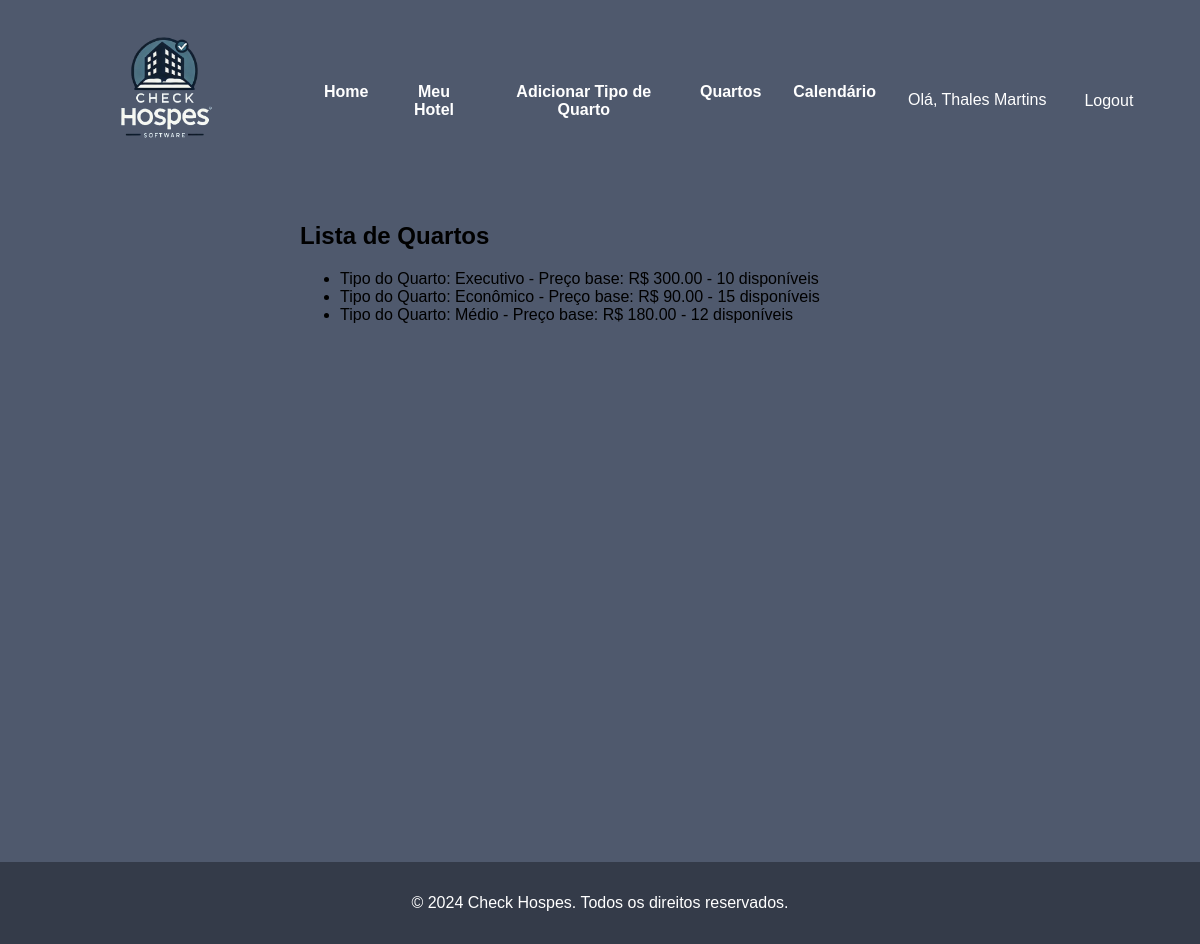
The page /quartos/ (signed in) on the database as committed earlier.
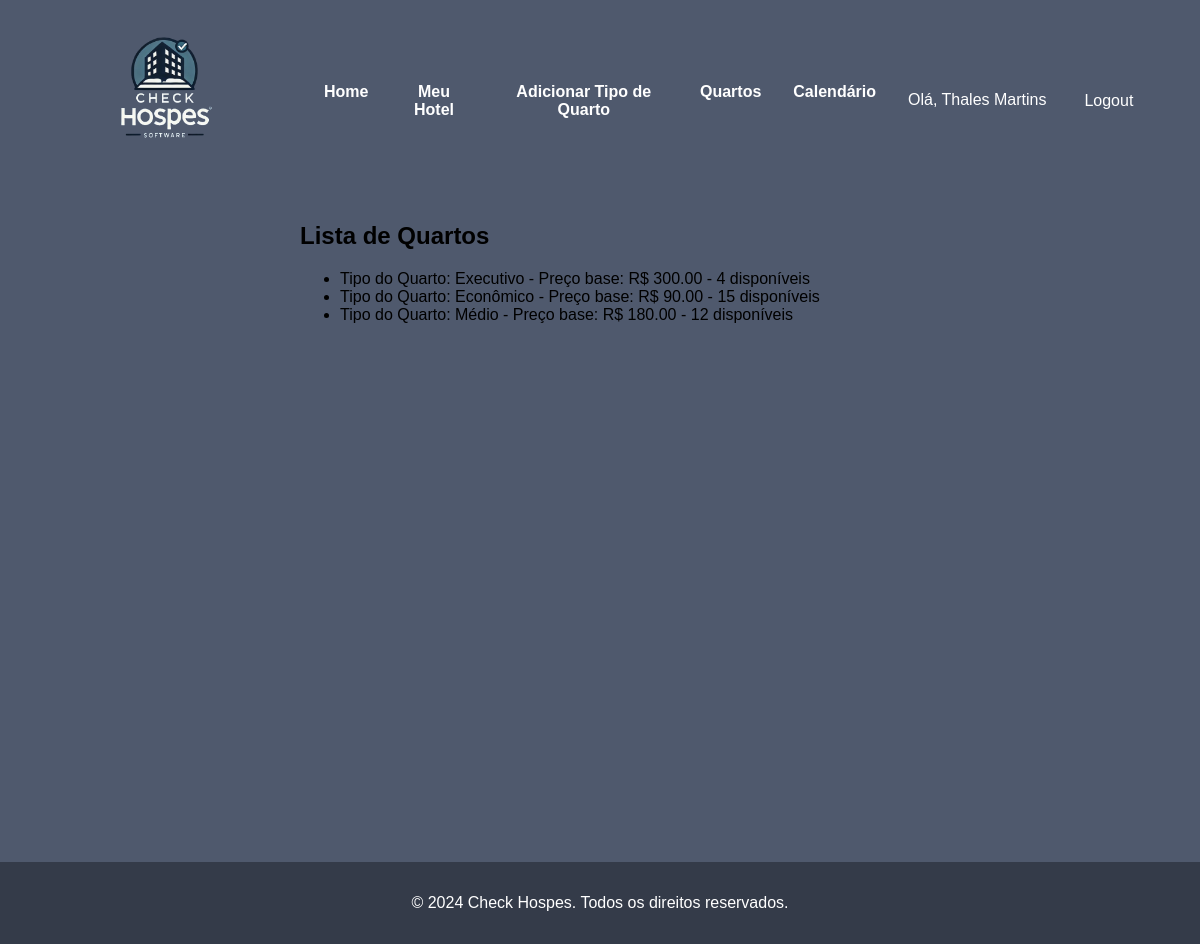
The same page on the database as committed later.
### pricing/models.py (models this page shows, shortened)
class TipoQuarto(models.Model):
    hotel = models.ForeignKey(Hotel, on_delete=models.CASCADE)
    tipo_quarto = models.CharField(max_length=50)
    preco_base = models.DecimalField(max_digits=10, decimal_places=2)
    quantidade = models.IntegerField()
    quartos_disponiveis = models.IntegerField()
    class Meta:
        verbose_name_plural = 'Tipos de quartos'

### pricing/views.py (the view)
# urls.py: path('quartos/', pricing_views.lista_quartos, name='quartos'),
@login_required
def lista_quartos(request):
    hotel = Hotel.objects.get(user=request.user)
    quartos = TipoQuarto.objects.filter(hotel=hotel)
    return render(request, 'quartos.html', {'quartos': quartos})

### pricing/context_processors.py (called while the page is built)
def user_full_name(request):
    if request.user.is_authenticated:
        return {'user_full_name': request.user.get_full_name()}
    return {}

### pricing/templates/quartos.html
{% extends 'base.html' %}
{% block content %}
  <h2>Lista de Quartos</h2>
  <ul>
    {% for quarto in quartos %}
      <li>Tipo do Quarto: {{ quarto.tipo_quarto }} - Preço base: R$ {{ quarto.preco_base }} - {{ quarto.quartos_disponiveis }} disponíveis</li>
    {% endfor %}
  </ul>
{% endblock %}

### pricing/templates/base.html (shortened to what this page needs)
<!DOCTYPE html>
<html lang="pt-br">
<head>
    {% load static %}
    <link rel="stylesheet" href="{% static 'css/styles.css' %}">
    <link rel="stylesheet" href="https://unpkg.com/swiper/swiper-bundle.min.css">
</head>
<body>
    <header>
        <nav>
            <div class="nav-left">
                <a href="{% url 'home' %}">
                    <img src="{% static 'img/logo.png' %}" alt="Check Hospes Logo" class="logo">
                </a>
            </div>
            <div class="nav-center">
                <ul>
                    <li><a href="{% url 'home' %}">Home</a></li>
                    {% if user.is_authenticated %}
                        <li><a href="{% url 'meu_hotel' %}">Meu Hotel</a></li>
                        <li><a href="{% url 'adicionar_quarto' %}">Adicionar Tipo de Quarto</a></li>
                        <li><a href="{% url 'quartos' %}">Quartos</a></li>
                        <li><a href="{% url 'visualizar_calendario' %}">Calendário</a></li>
                    {% endif %}
                </ul>
            </div>
            <div class="nav-right">
                <ul>
                    {% if user.is_authenticated %}
                        <li>Olá, {{ user.get_full_name }}</li>
                        <li>
                            <form id="logout-form" action="{% url 'logout' %}" method="post" style="display: inline;">
                                <button type="submit" style="background:none; border:none; color:white; cursor:pointer; font-size:inherit;">Logout</button>
                            </form>
                        </li>
                    {% else %}
                        <li><a href="{% url 'login' %}">Login</a></li>
                    {% endif %}
                </ul>
            </div>
        </nav>
    </header>
    <div class="conteudo">
        {% block content %}
        {% endblock %}
    </div>
    <footer>
        <p>&copy; 2024 Check Hospes. Todos os direitos reservados.</p>
    </footer>
</body>
</html>

### pricing/static/css/styles.css (style rules this page uses)
body { font-family: Arial, sans-serif; margin: 0; padding: 0; background-color: #4F596D; }
.conteudo { height: 80vh; width: 50%; margin: 0 auto; }
header { background-color: #4F596D; color: white; padding: 1rem 0; text-align: center; }
nav { display: flex; justify-content: space-between; align-items: center; padding: 0 1rem; }
.nav-left { flex: 1; }
.nav-center { flex: 2; display: flex; justify-content: center; }
.nav-right { flex: 1; display: flex; justify-content: left; }
nav ul { list-style: none; padding: 0; margin: 0; display: flex; }
nav ul li { margin: 0 1rem; }
nav ul li a { color: white; text-decoration: none; font-weight: bold; }
.logo { width: 100px; }
footer { background-color: #343b49; color: white; text-align: center; padding: 1rem 0; position: relative; bottom: 0; left: 0; width: 100%; }
.logo { width: 150px; margin-bottom: 1rem; }

Rows that differ between the two databases and show on the page:
changed TipoQuarto "Executivo": quartos_disponiveis "10" → "4"
